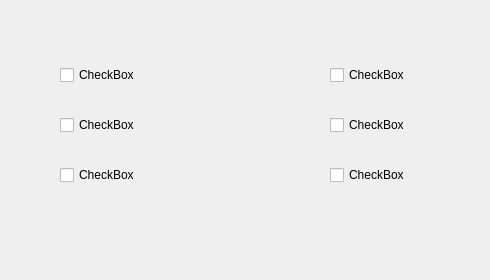
<?xml version="1.0" encoding="UTF-8"?>
<ui version="4.0">
 <class>Widget</class>
 <widget class="QWidget" name="Widget">
  <property name="geometry">
   <rect>
    <x>0</x>
    <y>0</y>
    <width>490</width>
    <height>280</height>
   </rect>
  </property>
  <property name="windowTitle">
   <string>My_Fist_Widget</string>
  </property>
  <widget class="QCheckBox" name="checkBox">
   <property name="geometry">
    <rect>
     <x>60</x>
     <y>60</y>
     <width>95</width>
     <height>30</height>
    </rect>
   </property>
   <property name="text">
    <string>CheckBox</string>
   </property>
  </widget>
  <widget class="QCheckBox" name="checkBox_2">
   <property name="geometry">
    <rect>
     <x>330</x>
     <y>160</y>
     <width>95</width>
     <height>30</height>
    </rect>
   </property>
   <property name="text">
    <string>CheckBox</string>
   </property>
  </widget>
  <widget class="QCheckBox" name="checkBox_3">
   <property name="geometry">
    <rect>
     <x>330</x>
     <y>110</y>
     <width>95</width>
     <height>30</height>
    </rect>
   </property>
   <property name="text">
    <string>CheckBox</string>
   </property>
  </widget>
  <widget class="QCheckBox" name="checkBox_4">
   <property name="geometry">
    <rect>
     <x>330</x>
     <y>60</y>
     <width>95</width>
     <height>30</height>
    </rect>
   </property>
   <property name="text">
    <string>CheckBox</string>
   </property>
  </widget>
  <widget class="QCheckBox" name="checkBox_5">
   <property name="geometry">
    <rect>
     <x>60</x>
     <y>160</y>
     <width>95</width>
     <height>30</height>
    </rect>
   </property>
   <property name="text">
    <string>CheckBox</string>
   </property>
  </widget>
  <widget class="QCheckBox" name="checkBox_6">
   <property name="geometry">
    <rect>
     <x>60</x>
     <y>110</y>
     <width>95</width>
     <height>30</height>
    </rect>
   </property>
   <property name="text">
    <string>CheckBox</string>
   </property>
  </widget>
 </widget>
 <resources/>
 <connections/>
</ui>
